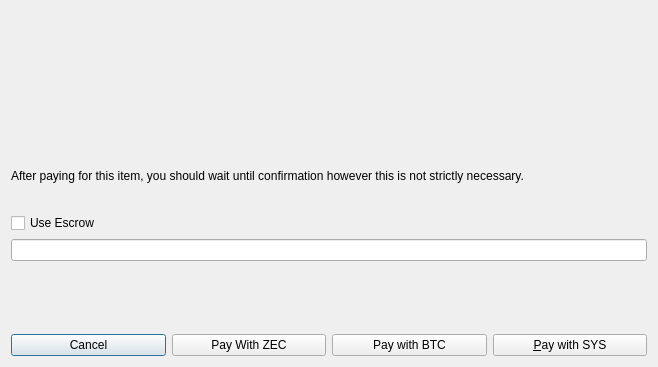
<?xml version="1.0" encoding="UTF-8"?>
<ui version="4.0">
 <class>OfferAcceptDialog</class>
 <widget class="QDialog" name="OfferAcceptDialog">
  <property name="geometry">
   <rect>
    <x>0</x>
    <y>0</y>
    <width>658</width>
    <height>367</height>
   </rect>
  </property>
  <property name="windowTitle">
   <string>Accept Syscoin Offer</string>
  </property>
  <layout class="QGridLayout" name="gridLayout">
   <item row="6" column="0">
    <layout class="QHBoxLayout" name="horizontalLayout_3">
     <item>
      <widget class="QPushButton" name="cancelButton">
       <property name="text">
        <string>Cancel</string>
       </property>
       <property name="default">
        <bool>true</bool>
       </property>
       <property name="flat">
        <bool>false</bool>
       </property>
      </widget>
     </item>
     <item>
      <widget class="QPushButton" name="acceptZecButton">
       <property name="text">
        <string>Pay With ZEC</string>
       </property>
      </widget>
     </item>
     <item>
      <widget class="QPushButton" name="acceptBtcButton">
       <property name="toolTip">
        <string>Pay with Bitcoin</string>
       </property>
       <property name="text">
        <string>Pay with BTC</string>
       </property>
       <property name="autoDefault">
        <bool>true</bool>
       </property>
      </widget>
     </item>
     <item>
      <widget class="QPushButton" name="acceptButton">
       <property name="toolTip">
        <string>Pay with Syscoin</string>
       </property>
       <property name="text">
        <string>&amp;Pay with SYS</string>
       </property>
      </widget>
     </item>
    </layout>
   </item>
   <item row="1" column="0">
    <layout class="QHBoxLayout" name="horizontalLayout">
     <item>
      <widget class="QLabel" name="acceptMessage">
       <property name="font">
        <font>
         <pointsize>12</pointsize>
         <weight>50</weight>
         <bold>false</bold>
        </font>
       </property>
       <property name="cursor">
        <cursorShape>IBeamCursor</cursorShape>
       </property>
       <property name="text">
        <string/>
       </property>
       <property name="wordWrap">
        <bool>true</bool>
       </property>
       <property name="textInteractionFlags">
        <set>Qt::LinksAccessibleByMouse|Qt::TextSelectableByKeyboard|Qt::TextSelectableByMouse</set>
       </property>
      </widget>
     </item>
    </layout>
   </item>
   <item row="3" column="0">
    <widget class="QCheckBox" name="checkBox">
     <property name="text">
      <string>Use Escrow</string>
     </property>
    </widget>
   </item>
   <item row="4" column="0">
    <widget class="QLineEdit" name="escrowEdit"/>
   </item>
   <item row="2" column="0">
    <widget class="QLabel" name="copyrightLabel">
     <property name="cursor">
      <cursorShape>IBeamCursor</cursorShape>
     </property>
     <property name="text">
      <string notr="true">After paying for this item, you should wait until confirmation however this is not strictly necessary.</string>
     </property>
     <property name="textFormat">
      <enum>Qt::RichText</enum>
     </property>
     <property name="wordWrap">
      <bool>true</bool>
     </property>
     <property name="textInteractionFlags">
      <set>Qt::LinksAccessibleByMouse|Qt::TextSelectableByKeyboard|Qt::TextSelectableByMouse</set>
     </property>
    </widget>
   </item>
   <item row="0" column="0">
    <widget class="QLabel" name="aboutShade">
     <property name="text">
      <string/>
     </property>
     <property name="alignment">
      <set>Qt::AlignCenter</set>
     </property>
    </widget>
   </item>
   <item row="5" column="0">
    <widget class="QLabel" name="escrowDisclaimer">
     <property name="text">
      <string/>
     </property>
    </widget>
   </item>
  </layout>
 </widget>
 <resources>
  <include location="../syscoin.qrc"/>
 </resources>
 <connections/>
</ui>
